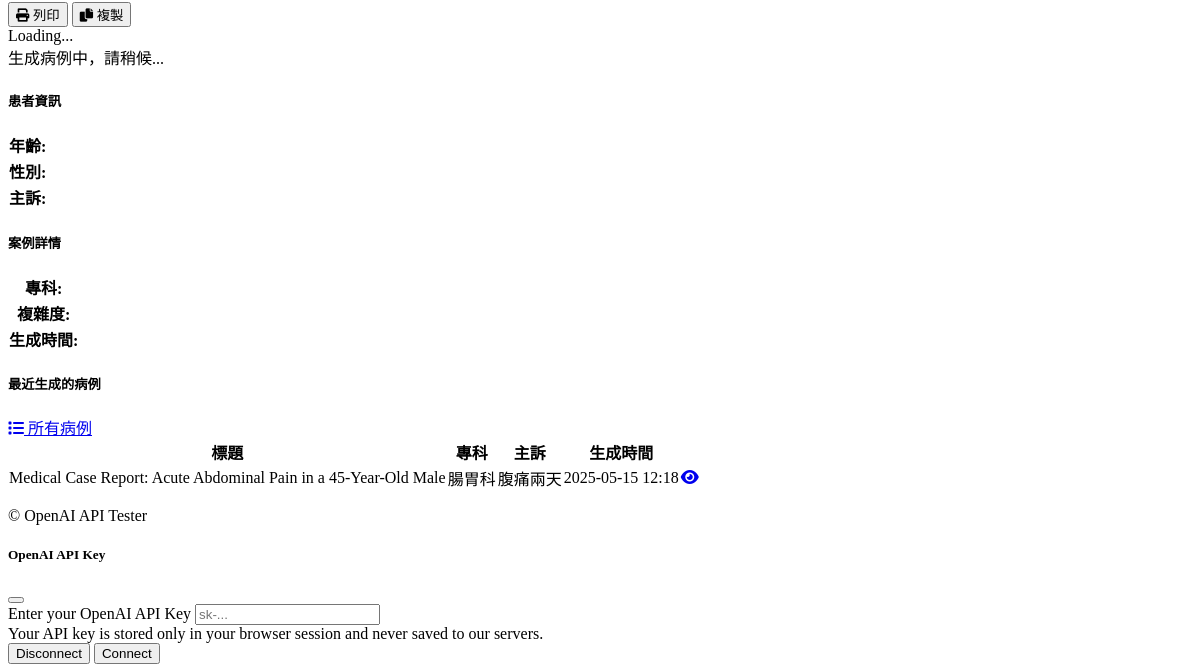
/medical (lower part), run on an earlier commit of the app's database.
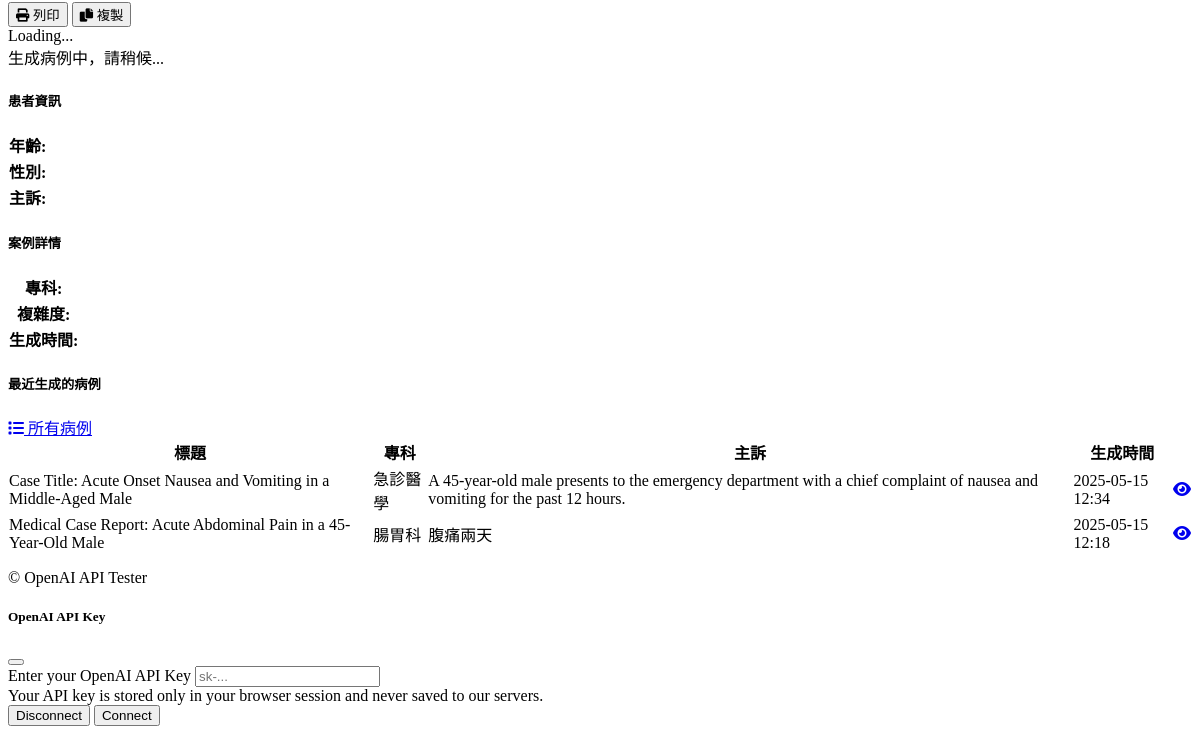
And on a later commit of the database.
### models/medical_case.py (models this page shows, shortened)
class MedicalCase(db.Model):
    id = db.Column(db.Integer, primary_key=True)
    title = db.Column(db.String(200), nullable=False)
    patient_age = db.Column(db.Integer, nullable=True)
    patient_gender = db.Column(db.String(20), nullable=True)
    chief_complaint = db.Column(db.Text, nullable=False)
    history_present_illness = db.Column(db.Text, nullable=True)
    past_medical_history = db.Column(db.Text, nullable=True)
    medications = db.Column(db.Text, nullable=True)
    allergies = db.Column(db.Text, nullable=True)
    family_history = db.Column(db.Text, nullable=True)
    social_history = db.Column(db.Text, nullable=True)
    physical_examination = db.Column(db.Text, nullable=True)
    vital_signs = db.Column(db.Text, nullable=True)
    laboratory_results = db.Column(db.Text, nullable=True)
    imaging_results = db.Column(db.Text, nullable=True)
    assessment = db.Column(db.Text, nullable=True)
    plan = db.Column(db.Text, nullable=True)
    specialty_id = db.Column(db.Integer, db.ForeignKey('medical_specialty.id'), nullable=True)
    diagnoses = db.relationship('Diagnosis', backref='case', lazy=True, cascade="all, delete-orphan")
    prompt_used = db.Column(db.Text, nullable=True)
    system_message = db.Column(db.Text, nullable=True)
    ai_model = db.Column(db.String(50), nullable=True)
    created_at = db.Column(db.DateTime, default=datetime.utcnow)
    updated_at = db.Column(db.DateTime, default=datetime.utcnow, onupdate=datetime.utcnow)

class MedicalSpecialty(db.Model):
    id = db.Column(db.Integer, primary_key=True)
    name = db.Column(db.String(100), nullable=False, unique=True)
    description = db.Column(db.Text, nullable=True)
    cases = db.relationship('MedicalCase', backref='specialty', lazy=True)

### routes/medical_routes.py (the view)
@app.route('/medical', methods=['GET'])
def medical_home():
    api_key = get_api_key()
    api_connected = api_key is not None
    specialties = MedicalSpecialty.query.order_by(MedicalSpecialty.name).all()
    recent_cases = MedicalCase.query.order_by(MedicalCase.created_at.desc()).limit(5).all()
    templates = CaseTemplate.query.order_by(CaseTemplate.name).all()
    return render_template(
        'medical/home.html',
        api_connected=api_connected,
        specialties=specialties,
        recent_cases=recent_cases,
        templates=templates
    )

### utils.py (called while the page is built)
def get_api_key():
    if 'api_key' in session and session['api_key']:
        return session['api_key']
    env_api_key = os.environ.get("OPENAI_API_KEY")
    if env_api_key:
        return env_api_key
    return None

### templates/medical/home.html (shortened to what the changed rows need)
{% extends 'layout.html' %}
{% block content %}
<div class="container py-4">
    <div class="row mb-4 d-none" id="resultSection">
        <div class="col-12">
            <div class="card shadow-sm">
                <div class="card-body">
                    <div id="caseResult" class="d-none">
                        <div class="row mb-4">
                            <div class="col-md-6">
                                <div class="card h-100">
                                    <div class="card-body">
                                        <table class="table table-sm">
                                            <tr>
                                                <th width="30%">年齡:</th>
                                            </tr>
                                            <tr>
                                                <th>性別:</th>
                                            </tr>
                                            <tr>
                                                <th>主訴:</th>
                                            </tr>
                                        </table>
                                    </div>
                                </div>
                            </div>
                            <div class="col-md-6">
                                <div class="card h-100">
                                    <div class="card-body">
                                        <table class="table table-sm">
                                            <tr>
                                                <th width="30%">專科:</th>
                                            </tr>
                                            <tr>
                                                <th>複雜度:</th>
                                            </tr>
                                            <tr>
                                                <th>生成時間:</th>
                                            </tr>
                                        </table>
                                    </div>
                                </div>
                            </div>
                        </div>
                    </div>
                </div>
            </div>
        </div>
    </div>
    <div class="row">
        <div class="col-12">
            <div class="card shadow-sm">
                <div class="card-body">
                    {% if recent_cases %}
                        <div class="table-responsive">
                            <table class="table table-hover">
                                <thead>
                                    <tr>
                                        <th>標題</th>
                                        <th>專科</th>
                                        <th>主訴</th>
                                        <th>生成時間</th>
                                        <th></th>
                                    </tr>
                                </thead>
                                <tbody>
                                    {% for case in recent_cases %}
                                        <tr>
                                            <td>{{ case.title }}</td>
                                            <td>{{ case.specialty.name if case.specialty else "未指定" }}</td>
                                            <td>{{ case.chief_complaint }}</td>
                                            <td>{{ case.created_at.strftime('%Y-%m-%d %H:%M') }}</td>
                                            <td>
                                                <a href="{{ url_for('view_case', id=case.id) }}" class="btn btn-sm btn-outline-info">
                                                    <i class="fas fa-eye"></i>
                                                </a>
                                            </td>
                                        </tr>
                                    {% endfor %}
                                </tbody>
                            </table>
                        </div>
                    {% else %}
                        <div class="alert alert-info">
                            <i class="fas fa-info-circle me-2"></i> 尚未生成任何病例。使用上方表單生成您的第一個病例。
                        </div>
                    {% endif %}
                </div>
            </div>
        </div>
    </div>
</div>
{% endblock %}

What changed in the data, as far as the page shows it:
added MedicalCase: title "Case Title: Acute Onset Nausea and Vomiting in a Middle-Aged Male", specialty "急診醫學", chief_complaint "A 45-year-old male presents to the emergency department with a chief complaint of nausea and vomiting for the past 12 hours.", created_at "2025-05-15 12:34"
